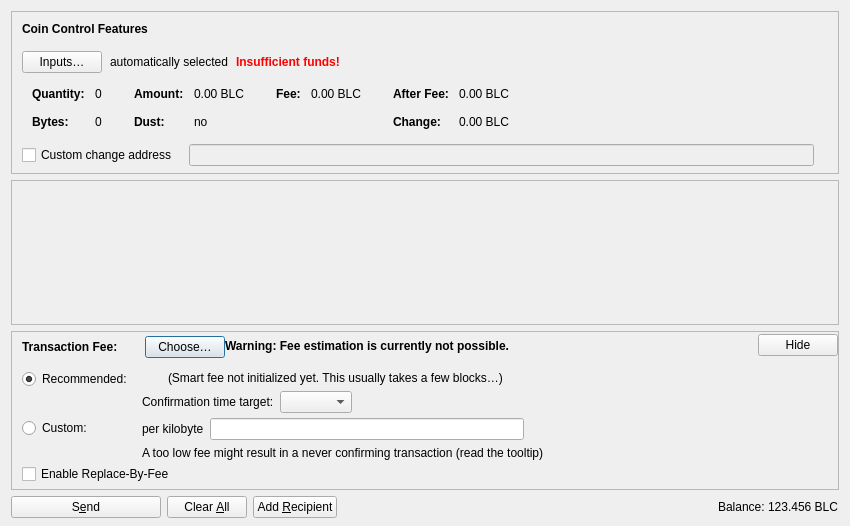
<?xml version="1.0" encoding="UTF-8"?>
<ui version="4.0">
 <class>SendCoinsDialog</class>
 <widget class="QDialog" name="SendCoinsDialog">
  <property name="geometry">
   <rect>
    <x>0</x>
    <y>0</y>
    <width>850</width>
    <height>526</height>
   </rect>
  </property>
  <property name="windowTitle">
   <string>Send Coins</string>
  </property>
  <layout class="QVBoxLayout" name="verticalLayout" stretch="0,1,0,0">
   <property name="bottomMargin">
    <number>8</number>
   </property>
   <item>
    <widget class="QFrame" name="frameCoinControl">
     <property name="sizePolicy">
      <sizepolicy hsizetype="Expanding" vsizetype="Expanding">
       <horstretch>0</horstretch>
       <verstretch>0</verstretch>
      </sizepolicy>
     </property>
     <property name="maximumSize">
      <size>
       <width>16777215</width>
       <height>16777215</height>
      </size>
     </property>
     <property name="frameShape">
      <enum>QFrame::StyledPanel</enum>
     </property>
     <property name="frameShadow">
      <enum>QFrame::Sunken</enum>
     </property>
     <layout class="QVBoxLayout" name="verticalLayoutCoinControl2">
      <property name="spacing">
       <number>0</number>
      </property>
      <property name="leftMargin">
       <number>0</number>
      </property>
      <property name="topMargin">
       <number>0</number>
      </property>
      <property name="rightMargin">
       <number>0</number>
      </property>
      <property name="bottomMargin">
       <number>6</number>
      </property>
      <item>
       <layout class="QVBoxLayout" name="verticalLayoutCoinControl" stretch="0,0,0,0,1">
        <property name="spacing">
         <number>0</number>
        </property>
        <property name="leftMargin">
         <number>10</number>
        </property>
        <property name="topMargin">
         <number>10</number>
        </property>
        <item>
         <layout class="QHBoxLayout" name="horizontalLayoutCoinControl1">
          <property name="bottomMargin">
           <number>15</number>
          </property>
          <item>
           <widget class="QLabel" name="labelCoinControlFeatures">
            <property name="sizePolicy">
             <sizepolicy hsizetype="Preferred" vsizetype="Maximum">
              <horstretch>0</horstretch>
              <verstretch>0</verstretch>
             </sizepolicy>
            </property>
            <property name="font">
             <font>
              <weight>75</weight>
              <bold>true</bold>
             </font>
            </property>
            <property name="styleSheet">
             <string notr="true">font-weight:bold;</string>
            </property>
            <property name="text">
             <string>Coin Control Features</string>
            </property>
           </widget>
          </item>
         </layout>
        </item>
        <item>
         <layout class="QHBoxLayout" name="horizontalLayoutCoinControl2" stretch="0,0,0,0">
          <property name="spacing">
           <number>8</number>
          </property>
          <property name="bottomMargin">
           <number>10</number>
          </property>
          <item>
           <widget class="QPushButton" name="pushButtonCoinControl">
            <property name="styleSheet">
             <string notr="true"/>
            </property>
            <property name="text">
             <string>Inputs…</string>
            </property>
            <property name="autoDefault">
             <bool>false</bool>
            </property>
           </widget>
          </item>
          <item>
           <widget class="QLabel" name="labelCoinControlAutomaticallySelected">
            <property name="text">
             <string>automatically selected</string>
            </property>
            <property name="margin">
             <number>5</number>
            </property>
           </widget>
          </item>
          <item>
           <widget class="QLabel" name="labelCoinControlInsuffFunds">
            <property name="font">
             <font>
              <weight>75</weight>
              <bold>true</bold>
             </font>
            </property>
            <property name="styleSheet">
             <string notr="true">color:red;font-weight:bold;</string>
            </property>
            <property name="text">
             <string>Insufficient funds!</string>
            </property>
            <property name="margin">
             <number>5</number>
            </property>
           </widget>
          </item>
          <item>
           <spacer name="horizontalSpacerCoinControl">
            <property name="orientation">
             <enum>Qt::Horizontal</enum>
            </property>
            <property name="sizeHint" stdset="0">
             <size>
              <width>40</width>
              <height>1</height>
             </size>
            </property>
           </spacer>
          </item>
         </layout>
        </item>
        <item>
         <widget class="QWidget" name="widgetCoinControl" native="true">
          <property name="sizePolicy">
           <sizepolicy hsizetype="Preferred" vsizetype="Preferred">
            <horstretch>0</horstretch>
            <verstretch>0</verstretch>
           </sizepolicy>
          </property>
          <property name="minimumSize">
           <size>
            <width>0</width>
            <height>0</height>
           </size>
          </property>
          <property name="styleSheet">
           <string notr="true"/>
          </property>
          <layout class="QHBoxLayout" name="horizontalLayoutCoinControl5">
           <property name="leftMargin">
            <number>0</number>
           </property>
           <property name="topMargin">
            <number>0</number>
           </property>
           <property name="rightMargin">
            <number>0</number>
           </property>
           <property name="bottomMargin">
            <number>0</number>
           </property>
           <item>
            <layout class="QHBoxLayout" name="horizontalLayoutCoinControl3" stretch="0,0,0,1">
             <property name="spacing">
              <number>20</number>
             </property>
             <property name="topMargin">
              <number>0</number>
             </property>
             <property name="bottomMargin">
              <number>10</number>
             </property>
             <item>
              <layout class="QFormLayout" name="formLayoutCoinControl1">
               <property name="horizontalSpacing">
                <number>10</number>
               </property>
               <property name="verticalSpacing">
                <number>14</number>
               </property>
               <property name="leftMargin">
                <number>10</number>
               </property>
               <property name="topMargin">
                <number>4</number>
               </property>
               <property name="rightMargin">
                <number>6</number>
               </property>
               <item row="0" column="0">
                <widget class="QLabel" name="labelCoinControlQuantityText">
                 <property name="font">
                  <font>
                   <weight>75</weight>
                   <bold>true</bold>
                  </font>
                 </property>
                 <property name="text">
                  <string>Quantity:</string>
                 </property>
                 <property name="margin">
                  <number>0</number>
                 </property>
                </widget>
               </item>
               <item row="0" column="1">
                <widget class="QLabel" name="labelCoinControlQuantity">
                 <property name="cursor">
                  <cursorShape>IBeamCursor</cursorShape>
                 </property>
                 <property name="contextMenuPolicy">
                  <enum>Qt::ActionsContextMenu</enum>
                 </property>
                 <property name="text">
                  <string notr="true">0</string>
                 </property>
                 <property name="margin">
                  <number>0</number>
                 </property>
                 <property name="textInteractionFlags">
                  <set>Qt::LinksAccessibleByMouse|Qt::TextSelectableByKeyboard|Qt::TextSelectableByMouse</set>
                 </property>
                </widget>
               </item>
               <item row="1" column="0">
                <widget class="QLabel" name="labelCoinControlBytesText">
                 <property name="font">
                  <font>
                   <weight>75</weight>
                   <bold>true</bold>
                  </font>
                 </property>
                 <property name="text">
                  <string>Bytes:</string>
                 </property>
                </widget>
               </item>
               <item row="1" column="1">
                <widget class="QLabel" name="labelCoinControlBytes">
                 <property name="cursor">
                  <cursorShape>IBeamCursor</cursorShape>
                 </property>
                 <property name="contextMenuPolicy">
                  <enum>Qt::ActionsContextMenu</enum>
                 </property>
                 <property name="text">
                  <string notr="true">0</string>
                 </property>
                 <property name="textInteractionFlags">
                  <set>Qt::LinksAccessibleByMouse|Qt::TextSelectableByKeyboard|Qt::TextSelectableByMouse</set>
                 </property>
                </widget>
               </item>
              </layout>
             </item>
             <item>
              <layout class="QFormLayout" name="formLayoutCoinControl2">
               <property name="horizontalSpacing">
                <number>10</number>
               </property>
               <property name="verticalSpacing">
                <number>14</number>
               </property>
               <property name="leftMargin">
                <number>6</number>
               </property>
               <property name="topMargin">
                <number>4</number>
               </property>
               <property name="rightMargin">
                <number>6</number>
               </property>
               <item row="0" column="0">
                <widget class="QLabel" name="labelCoinControlAmountText">
                 <property name="font">
                  <font>
                   <weight>75</weight>
                   <bold>true</bold>
                  </font>
                 </property>
                 <property name="text">
                  <string>Amount:</string>
                 </property>
                 <property name="margin">
                  <number>0</number>
                 </property>
                </widget>
               </item>
               <item row="0" column="1">
                <widget class="QLabel" name="labelCoinControlAmount">
                 <property name="cursor">
                  <cursorShape>IBeamCursor</cursorShape>
                 </property>
                 <property name="contextMenuPolicy">
                  <enum>Qt::ActionsContextMenu</enum>
                 </property>
                 <property name="text">
                  <string notr="true">0.00 BLC</string>
                 </property>
                 <property name="textInteractionFlags">
                  <set>Qt::LinksAccessibleByMouse|Qt::TextSelectableByKeyboard|Qt::TextSelectableByMouse</set>
                 </property>
                </widget>
               </item>
               <item row="1" column="0">
                <widget class="QLabel" name="labelCoinControlLowOutputText">
                 <property name="font">
                  <font>
                   <weight>75</weight>
                   <bold>true</bold>
                  </font>
                 </property>
                 <property name="text">
                  <string>Dust:</string>
                 </property>
                </widget>
               </item>
               <item row="1" column="1">
                <widget class="QLabel" name="labelCoinControlLowOutput">
                 <property name="cursor">
                  <cursorShape>IBeamCursor</cursorShape>
                 </property>
                 <property name="contextMenuPolicy">
                  <enum>Qt::ActionsContextMenu</enum>
                 </property>
                 <property name="text">
                  <string notr="true">no</string>
                 </property>
                 <property name="textInteractionFlags">
                  <set>Qt::LinksAccessibleByMouse|Qt::TextSelectableByKeyboard|Qt::TextSelectableByMouse</set>
                 </property>
                </widget>
               </item>
              </layout>
             </item>
             <item>
              <layout class="QFormLayout" name="formLayoutCoinControl3">
               <property name="horizontalSpacing">
                <number>10</number>
               </property>
               <property name="verticalSpacing">
                <number>14</number>
               </property>
               <property name="leftMargin">
                <number>6</number>
               </property>
               <property name="topMargin">
                <number>4</number>
               </property>
               <property name="rightMargin">
                <number>6</number>
               </property>
               <item row="0" column="0">
                <widget class="QLabel" name="labelCoinControlFeeText">
                 <property name="font">
                  <font>
                   <weight>75</weight>
                   <bold>true</bold>
                  </font>
                 </property>
                 <property name="text">
                  <string>Fee:</string>
                 </property>
                 <property name="margin">
                  <number>0</number>
                 </property>
                </widget>
               </item>
               <item row="0" column="1">
                <widget class="QLabel" name="labelCoinControlFee">
                 <property name="cursor">
                  <cursorShape>IBeamCursor</cursorShape>
                 </property>
                 <property name="contextMenuPolicy">
                  <enum>Qt::ActionsContextMenu</enum>
                 </property>
                 <property name="text">
                  <string notr="true">0.00 BLC</string>
                 </property>
                 <property name="textInteractionFlags">
                  <set>Qt::LinksAccessibleByMouse|Qt::TextSelectableByKeyboard|Qt::TextSelectableByMouse</set>
                 </property>
                </widget>
               </item>
              </layout>
             </item>
             <item>
              <layout class="QFormLayout" name="formLayoutCoinControl4">
               <property name="horizontalSpacing">
                <number>10</number>
               </property>
               <property name="verticalSpacing">
                <number>14</number>
               </property>
               <property name="leftMargin">
                <number>6</number>
               </property>
               <property name="topMargin">
                <number>4</number>
               </property>
               <property name="rightMargin">
                <number>6</number>
               </property>
               <item row="0" column="0">
                <widget class="QLabel" name="labelCoinControlAfterFeeText">
                 <property name="font">
                  <font>
                   <weight>75</weight>
                   <bold>true</bold>
                  </font>
                 </property>
                 <property name="text">
                  <string>After Fee:</string>
                 </property>
                 <property name="margin">
                  <number>0</number>
                 </property>
                </widget>
               </item>
               <item row="0" column="1">
                <widget class="QLabel" name="labelCoinControlAfterFee">
                 <property name="cursor">
                  <cursorShape>IBeamCursor</cursorShape>
                 </property>
                 <property name="contextMenuPolicy">
                  <enum>Qt::ActionsContextMenu</enum>
                 </property>
                 <property name="text">
                  <string notr="true">0.00 BLC</string>
                 </property>
                 <property name="textInteractionFlags">
                  <set>Qt::LinksAccessibleByMouse|Qt::TextSelectableByKeyboard|Qt::TextSelectableByMouse</set>
                 </property>
                </widget>
               </item>
               <item row="1" column="0">
                <widget class="QLabel" name="labelCoinControlChangeText">
                 <property name="font">
                  <font>
                   <weight>75</weight>
                   <bold>true</bold>
                  </font>
                 </property>
                 <property name="text">
                  <string>Change:</string>
                 </property>
                </widget>
               </item>
               <item row="1" column="1">
                <widget class="QLabel" name="labelCoinControlChange">
                 <property name="cursor">
                  <cursorShape>IBeamCursor</cursorShape>
                 </property>
                 <property name="contextMenuPolicy">
                  <enum>Qt::ActionsContextMenu</enum>
                 </property>
                 <property name="text">
                  <string notr="true">0.00 BLC</string>
                 </property>
                 <property name="textInteractionFlags">
                  <set>Qt::LinksAccessibleByMouse|Qt::TextSelectableByKeyboard|Qt::TextSelectableByMouse</set>
                 </property>
                </widget>
               </item>
              </layout>
             </item>
            </layout>
           </item>
          </layout>
         </widget>
        </item>
        <item>
         <layout class="QHBoxLayout" name="horizontalLayoutCoinControl4" stretch="0,0,0">
          <property name="spacing">
           <number>12</number>
          </property>
          <property name="sizeConstraint">
           <enum>QLayout::SetDefaultConstraint</enum>
          </property>
          <property name="topMargin">
           <number>5</number>
          </property>
          <property name="rightMargin">
           <number>5</number>
          </property>
          <item>
           <widget class="QCheckBox" name="checkBoxCoinControlChange">
            <property name="toolTip">
             <string>If this is activated, but the change address is empty or invalid, change will be sent to a newly generated address.</string>
            </property>
            <property name="text">
             <string>Custom change address</string>
            </property>
           </widget>
          </item>
          <item>
           <widget class="QValidatedLineEdit" name="lineEditCoinControlChange">
            <property name="enabled">
             <bool>false</bool>
            </property>
            <property name="sizePolicy">
             <sizepolicy hsizetype="Expanding" vsizetype="Fixed">
              <horstretch>0</horstretch>
              <verstretch>0</verstretch>
             </sizepolicy>
            </property>
           </widget>
          </item>
          <item>
           <widget class="QLabel" name="labelCoinControlChangeLabel">
            <property name="sizePolicy">
             <sizepolicy hsizetype="Preferred" vsizetype="Expanding">
              <horstretch>0</horstretch>
              <verstretch>0</verstretch>
             </sizepolicy>
            </property>
            <property name="minimumSize">
             <size>
              <width>0</width>
              <height>0</height>
             </size>
            </property>
            <property name="text">
             <string/>
            </property>
            <property name="margin">
             <number>3</number>
            </property>
           </widget>
          </item>
         </layout>
        </item>
        <item>
         <spacer name="verticalSpacerCoinControl">
          <property name="orientation">
           <enum>Qt::Vertical</enum>
          </property>
          <property name="sizeHint" stdset="0">
           <size>
            <width>800</width>
            <height>1</height>
           </size>
          </property>
         </spacer>
        </item>
       </layout>
      </item>
     </layout>
    </widget>
   </item>
   <item>
    <widget class="QScrollArea" name="scrollArea">
     <property name="widgetResizable">
      <bool>true</bool>
     </property>
     <widget class="QWidget" name="scrollAreaWidgetContents">
      <property name="geometry">
       <rect>
        <x>0</x>
        <y>0</y>
        <width>830</width>
        <height>104</height>
       </rect>
      </property>
      <layout class="QVBoxLayout" name="verticalLayout_2" stretch="0,1">
       <property name="leftMargin">
        <number>0</number>
       </property>
       <property name="topMargin">
        <number>0</number>
       </property>
       <property name="rightMargin">
        <number>0</number>
       </property>
       <property name="bottomMargin">
        <number>0</number>
       </property>
       <item>
        <layout class="QVBoxLayout" name="entries">
         <property name="spacing">
          <number>6</number>
         </property>
        </layout>
       </item>
       <item>
        <spacer name="verticalSpacer">
         <property name="orientation">
          <enum>Qt::Vertical</enum>
         </property>
         <property name="sizeHint" stdset="0">
          <size>
           <width>20</width>
           <height>40</height>
          </size>
         </property>
        </spacer>
       </item>
      </layout>
     </widget>
    </widget>
   </item>
   <item>
    <widget class="QFrame" name="frameFee">
     <property name="sizePolicy">
      <sizepolicy hsizetype="Expanding" vsizetype="Expanding">
       <horstretch>0</horstretch>
       <verstretch>0</verstretch>
      </sizepolicy>
     </property>
     <property name="maximumSize">
      <size>
       <width>16777215</width>
       <height>16777215</height>
      </size>
     </property>
     <property name="frameShape">
      <enum>QFrame::StyledPanel</enum>
     </property>
     <property name="frameShadow">
      <enum>QFrame::Sunken</enum>
     </property>
     <layout class="QVBoxLayout" name="verticalLayoutFee1">
      <property name="spacing">
       <number>0</number>
      </property>
      <property name="leftMargin">
       <number>0</number>
      </property>
      <property name="topMargin">
       <number>0</number>
      </property>
      <property name="rightMargin">
       <number>0</number>
      </property>
      <property name="bottomMargin">
       <number>0</number>
      </property>
      <item>
       <layout class="QVBoxLayout" name="verticalLayoutFee2" stretch="0,0,0">
        <property name="spacing">
         <number>0</number>
        </property>
        <property name="leftMargin">
         <number>10</number>
        </property>
        <property name="topMargin">
         <number>0</number>
        </property>
        <item>
         <layout class="QHBoxLayout" name="horizontalLayoutFee1">
          <property name="bottomMargin">
           <number>0</number>
          </property>
          <item>
           <layout class="QVBoxLayout" name="verticalLayoutFee7">
            <property name="spacing">
             <number>0</number>
            </property>
            <item>
             <spacer name="verticalSpacerSmartFee">
              <property name="orientation">
               <enum>Qt::Vertical</enum>
              </property>
              <property name="sizeType">
               <enum>QSizePolicy::Fixed</enum>
              </property>
              <property name="sizeHint" stdset="0">
               <size>
                <width>1</width>
                <height>4</height>
               </size>
              </property>
             </spacer>
            </item>
            <item>
             <layout class="QHBoxLayout" name="horizontalLayoutSmartFee">
              <property name="spacing">
               <number>10</number>
              </property>
              <item>
               <widget class="QLabel" name="labelFeeHeadline">
                <property name="sizePolicy">
                 <sizepolicy hsizetype="Preferred" vsizetype="Maximum">
                  <horstretch>0</horstretch>
                  <verstretch>0</verstretch>
                 </sizepolicy>
                </property>
                <property name="font">
                 <font>
                  <weight>75</weight>
                  <bold>true</bold>
                 </font>
                </property>
                <property name="styleSheet">
                 <string notr="true">font-weight:bold;</string>
                </property>
                <property name="text">
                 <string>Transaction Fee:</string>
                </property>
               </widget>
              </item>
              <item>
               <widget class="QLabel" name="labelFeeMinimized">
                <property name="text">
                 <string/>
                </property>
               </widget>
              </item>
              <item>
               <widget class="QPushButton" name="buttonChooseFee">
                <property name="text">
                 <string>Choose…</string>
                </property>
               </widget>
              </item>
             </layout>
            </item>
            <item>
             <spacer name="verticalSpacer_5">
              <property name="orientation">
               <enum>Qt::Vertical</enum>
              </property>
              <property name="sizeHint" stdset="0">
               <size>
                <width>1</width>
                <height>1</height>
               </size>
              </property>
             </spacer>
            </item>
           </layout>
          </item>
          <item>
           <widget class="QLabel" name="fallbackFeeWarningLabel">
            <property name="toolTip">
             <string>Using the fallbackfee can result in sending a transaction that will take several hours or days (or never) to confirm. Consider choosing your fee manually or wait until you have validated the complete chain.</string>
            </property>
            <property name="font">
            <font>
                <weight>75</weight>
                <bold>true</bold>
            </font>
            </property>
            <property name="text">
             <string>Warning: Fee estimation is currently not possible.</string>
            </property>
            <property name="wordWrap">
             <bool>false</bool>
            </property>
           </widget>
          </item>
          <item>
           <spacer name="horizontalSpacer_4">
            <property name="orientation">
             <enum>Qt::Horizontal</enum>
            </property>
            <property name="sizeType">
             <enum>QSizePolicy::MinimumExpanding</enum>
            </property>
            <property name="sizeHint" stdset="0">
             <size>
              <width>40</width>
              <height>20</height>
             </size>
            </property>
           </spacer>
          </item>
          <item>
           <widget class="QPushButton" name="buttonMinimizeFee">
            <property name="toolTip">
             <string>Hide transaction fee settings</string>
            </property>
            <property name="text">
             <string>Hide</string>
            </property>
           </widget>
          </item>
         </layout>
        </item>
        <item>
         <widget class="QFrame" name="frameFeeSelection">
          <layout class="QVBoxLayout" name="verticalLayoutFee12">
           <property name="spacing">
            <number>0</number>
           </property>
           <property name="leftMargin">
            <number>0</number>
           </property>
           <property name="topMargin">
            <number>0</number>
           </property>
           <property name="rightMargin">
            <number>0</number>
           </property>
           <property name="bottomMargin">
            <number>0</number>
           </property>
           <item>
            <layout class="QGridLayout" name="gridLayoutFee">
             <property name="topMargin">
              <number>10</number>
             </property>
             <property name="bottomMargin">
              <number>4</number>
             </property>
             <property name="horizontalSpacing">
              <number>10</number>
             </property>
             <property name="verticalSpacing">
              <number>4</number>
             </property>
             <item row="1" column="1">
              <layout class="QVBoxLayout" name="verticalLayoutFee8">
               <property name="spacing">
                <number>6</number>
               </property>
               <item>
                <layout class="QHBoxLayout" name="horizontalLayoutFee13">
                 <item>
                  <widget class="QLabel" name="labelCustomPerKilobyte">
                   <property name="toolTip">
                    <string>Specify a custom fee per kB (1,000 bytes) of the transaction's virtual size.

Note:  Since the fee is calculated on a per-byte basis, a fee rate of "100 satoshis per kvB" for a transaction size of 500 virtual bytes (half of 1 kvB) would ultimately yield a fee of only 50 satoshis.</string>
                   </property>
                   <property name="text">
                    <string>per kilobyte</string>
                   </property>
                  </widget>
                 </item>
                 <item>
                  <widget class="BitcoinAmountField" name="customFee"/>
                 </item>
                 <item>
                  <spacer name="horizontalSpacer_6">
                   <property name="orientation">
                    <enum>Qt::Horizontal</enum>
                   </property>
                   <property name="sizeHint" stdset="0">
                    <size>
                     <width>1</width>
                     <height>1</height>
                    </size>
                   </property>
                  </spacer>
                 </item>
                </layout>
               </item>
               <item>
                <layout class="QHBoxLayout" name="horizontalLayoutFee8">
                 <item>
                  <widget class="QLabel" name="labelCustomFeeWarning">
                   <property name="enabled">
                    <bool>true</bool>
                   </property>
                   <property name="toolTip">
                    <string>When there is less transaction volume than space in the blocks, miners as well as relaying nodes may enforce a minimum fee. Paying only this minimum fee is just fine, but be aware that this can result in a never confirming transaction once there is more demand for Blakecoin transactions than the network can process.</string>
                   </property>
                   <property name="text">
                    <string>A too low fee might result in a never confirming transaction (read the tooltip)</string>
                   </property>
                  </widget>
                 </item>
                 <item>
                  <spacer name="horizontalSpacer_2">
                   <property name="orientation">
                    <enum>Qt::Horizontal</enum>
                   </property>
                   <property name="sizeHint" stdset="0">
                    <size>
                     <width>1</width>
                     <height>1</height>
                    </size>
                   </property>
                  </spacer>
                 </item>
                </layout>
               </item>
              </layout>
             </item>
             <item row="0" column="0">
              <layout class="QVBoxLayout" name="verticalLayoutFee4" stretch="0,1">
               <item>
                <widget class="QRadioButton" name="radioSmartFee">
                 <property name="text">
                  <string>Recommended:</string>
                 </property>
                 <property name="checked">
                  <bool>true</bool>
                 </property>
                 <attribute name="buttonGroup">
                  <string notr="true">groupFee</string>
                 </attribute>
                </widget>
               </item>
               <item>
                <spacer name="verticalSpacer_2">
                 <property name="orientation">
                  <enum>Qt::Vertical</enum>
                 </property>
                 <property name="sizeHint" stdset="0">
                  <size>
                   <width>1</width>
                   <height>1</height>
                  </size>
                 </property>
                </spacer>
               </item>
              </layout>
             </item>
             <item row="1" column="0">
              <layout class="QVBoxLayout" name="verticalLayoutFee9" stretch="0,1">
               <item>
                <widget class="QRadioButton" name="radioCustomFee">
                 <property name="text">
                  <string>Custom:</string>
                 </property>
                 <attribute name="buttonGroup">
                  <string notr="true">groupFee</string>
                 </attribute>
                </widget>
               </item>
               <item>
                <spacer name="verticalSpacer_6">
                 <property name="orientation">
                  <enum>Qt::Vertical</enum>
                 </property>
                 <property name="sizeHint" stdset="0">
                  <size>
                   <width>1</width>
                   <height>1</height>
                  </size>
                 </property>
                </spacer>
               </item>
              </layout>
             </item>
             <item row="0" column="1">
              <layout class="QVBoxLayout" name="verticalLayoutFee3" stretch="0,0,1">
               <property name="spacing">
                <number>6</number>
               </property>
               <property name="topMargin">
                <number>2</number>
               </property>
               <item>
                <layout class="QHBoxLayout" name="horizontalLayoutFee12">
                 <item>
                  <widget class="QLabel" name="labelSmartFee">
                   <property name="text">
                    <string/>
                   </property>
                  </widget>
                 </item>
                 <item>
                  <widget class="QLabel" name="labelFeeEstimation">
                   <property name="text">
                    <string/>
                   </property>
                  </widget>
                 </item>
                 <item>
                  <widget class="QLabel" name="labelSmartFee2">
                   <property name="text">
                    <string>(Smart fee not initialized yet. This usually takes a few blocks…)</string>
                   </property>
                  </widget>
                 </item>
                 <item>
                  <spacer name="horizontalSpacer_5">
                   <property name="orientation">
                    <enum>Qt::Horizontal</enum>
                   </property>
                   <property name="sizeHint" stdset="0">
                    <size>
                     <width>1</width>
                     <height>1</height>
                    </size>
                   </property>
                  </spacer>
                 </item>
                </layout>
               </item>
               <item>
                <layout class="QHBoxLayout" name="horizontalLayoutFee9">
                 <item>
                  <layout class="QVBoxLayout" name="verticalLayoutFee6">
                   <item>
                    <widget class="QLabel" name="labelSmartFee3">
                     <property name="text">
                      <string>Confirmation time target:</string>
                     </property>
                    </widget>
                   </item>
                  </layout>
                 </item>
                 <item>
                  <layout class="QVBoxLayout" name="verticalLayoutFee5">
                   <property name="rightMargin">
                    <number>30</number>
                   </property>
                   <item>
                    <layout class="QHBoxLayout" name="horizontalLayoutConfTarget">
                     <property name="bottomMargin">
                      <number>0</number>
                     </property>
                     <item>
                      <widget class="QComboBox" name="confTargetSelector"/>
                     </item>
                     <item>
                      <spacer name="horizontalSpacerConfTarget">
                       <property name="orientation">
                        <enum>Qt::Horizontal</enum>
                       </property>
                       <property name="sizeHint" stdset="0">
                        <size>
                         <width>40</width>
                         <height>20</height>
                        </size>
                       </property>
                      </spacer>
                     </item>
                    </layout>
                   </item>
                  </layout>
                 </item>
                </layout>
               </item>
               <item>
                <spacer name="verticalSpacer_4">
                 <property name="orientation">
                  <enum>Qt::Vertical</enum>
                 </property>
                 <property name="sizeHint" stdset="0">
                  <size>
                   <width>1</width>
                   <height>1</height>
                  </size>
                 </property>
                </spacer>
               </item>
              </layout>
             </item>
            </layout>
           </item>
           <item>
            <widget class="QCheckBox" name="optInRBF">
             <property name="text">
              <string>Enable Replace-By-Fee</string>
             </property>
             <property name="toolTip">
              <string>With Replace-By-Fee (BIP-125) you can increase a transaction's fee after it is sent. Without this, a higher fee may be recommended to compensate for increased transaction delay risk.</string>
             </property>
            </widget>
           </item>
          </layout>
         </widget>
        </item>
        <item>
         <spacer name="verticalSpacerFee">
          <property name="orientation">
           <enum>Qt::Vertical</enum>
          </property>
          <property name="sizeHint" stdset="0">
           <size>
            <width>40</width>
            <height>5</height>
           </size>
          </property>
         </spacer>
        </item>
       </layout>
      </item>
     </layout>
    </widget>
   </item>
   <item>
    <layout class="QHBoxLayout" name="horizontalLayout">
     <item>
      <widget class="QPushButton" name="sendButton">
       <property name="minimumSize">
        <size>
         <width>150</width>
         <height>0</height>
        </size>
       </property>
       <property name="toolTip">
        <string>Confirm the send action</string>
       </property>
       <property name="text">
        <string>S&amp;end</string>
       </property>
       <property name="icon">
        <iconset resource="../bitcoin.qrc">
         <normaloff>:/icons/send</normaloff>:/icons/send</iconset>
       </property>
       <property name="autoDefault">
        <bool>false</bool>
       </property>
       <property name="default">
        <bool>false</bool>
       </property>
      </widget>
     </item>
     <item>
      <widget class="QPushButton" name="clearButton">
       <property name="sizePolicy">
        <sizepolicy hsizetype="Minimum" vsizetype="Fixed">
         <horstretch>0</horstretch>
         <verstretch>0</verstretch>
        </sizepolicy>
       </property>
       <property name="toolTip">
        <string>Clear all fields of the form.</string>
       </property>
       <property name="text">
        <string>Clear &amp;All</string>
       </property>
       <property name="icon">
        <iconset resource="../bitcoin.qrc">
         <normaloff>:/icons/remove</normaloff>:/icons/remove</iconset>
       </property>
       <property name="autoDefault">
        <bool>false</bool>
       </property>
      </widget>
     </item>
     <item>
      <widget class="QPushButton" name="addButton">
       <property name="toolTip">
        <string>Send to multiple recipients at once</string>
       </property>
       <property name="text">
        <string>Add &amp;Recipient</string>
       </property>
       <property name="icon">
        <iconset resource="../bitcoin.qrc">
         <normaloff>:/icons/add</normaloff>:/icons/add</iconset>
       </property>
       <property name="autoDefault">
        <bool>false</bool>
       </property>
      </widget>
     </item>
     <item>
      <spacer name="horizontalSpacer">
       <property name="orientation">
        <enum>Qt::Horizontal</enum>
       </property>
       <property name="sizeHint" stdset="0">
        <size>
         <width>40</width>
         <height>20</height>
        </size>
       </property>
      </spacer>
     </item>
     <item>
      <layout class="QHBoxLayout" name="horizontalLayout_2">
       <property name="spacing">
        <number>3</number>
       </property>
       <item>
        <widget class="QLabel" name="labelBalanceName">
         <property name="sizePolicy">
          <sizepolicy hsizetype="Preferred" vsizetype="Fixed">
           <horstretch>0</horstretch>
           <verstretch>0</verstretch>
          </sizepolicy>
         </property>
         <property name="text">
          <string>Balance:</string>
         </property>
        </widget>
       </item>
       <item>
        <widget class="QLabel" name="labelBalance">
         <property name="sizePolicy">
          <sizepolicy hsizetype="Preferred" vsizetype="Fixed">
           <horstretch>0</horstretch>
           <verstretch>0</verstretch>
          </sizepolicy>
         </property>
         <property name="cursor">
          <cursorShape>IBeamCursor</cursorShape>
         </property>
         <property name="text">
          <string notr="true">123.456 BLC</string>
         </property>
         <property name="textInteractionFlags">
          <set>Qt::LinksAccessibleByMouse|Qt::TextSelectableByKeyboard|Qt::TextSelectableByMouse</set>
         </property>
        </widget>
       </item>
      </layout>
     </item>
    </layout>
   </item>
  </layout>
 </widget>
 <customwidgets>
  <customwidget>
   <class>QValidatedLineEdit</class>
   <extends>QLineEdit</extends>
   <header>qt/qvalidatedlineedit.h</header>
  </customwidget>
  <customwidget>
   <class>BitcoinAmountField</class>
   <extends>QLineEdit</extends>
   <header>qt/bitcoinamountfield.h</header>
   <container>1</container>
  </customwidget>
 </customwidgets>
 <resources>
  <include location="../bitcoin.qrc"/>
 </resources>
 <connections/>
 <buttongroups>
  <buttongroup name="groupFee"/>
 </buttongroups>
</ui>
